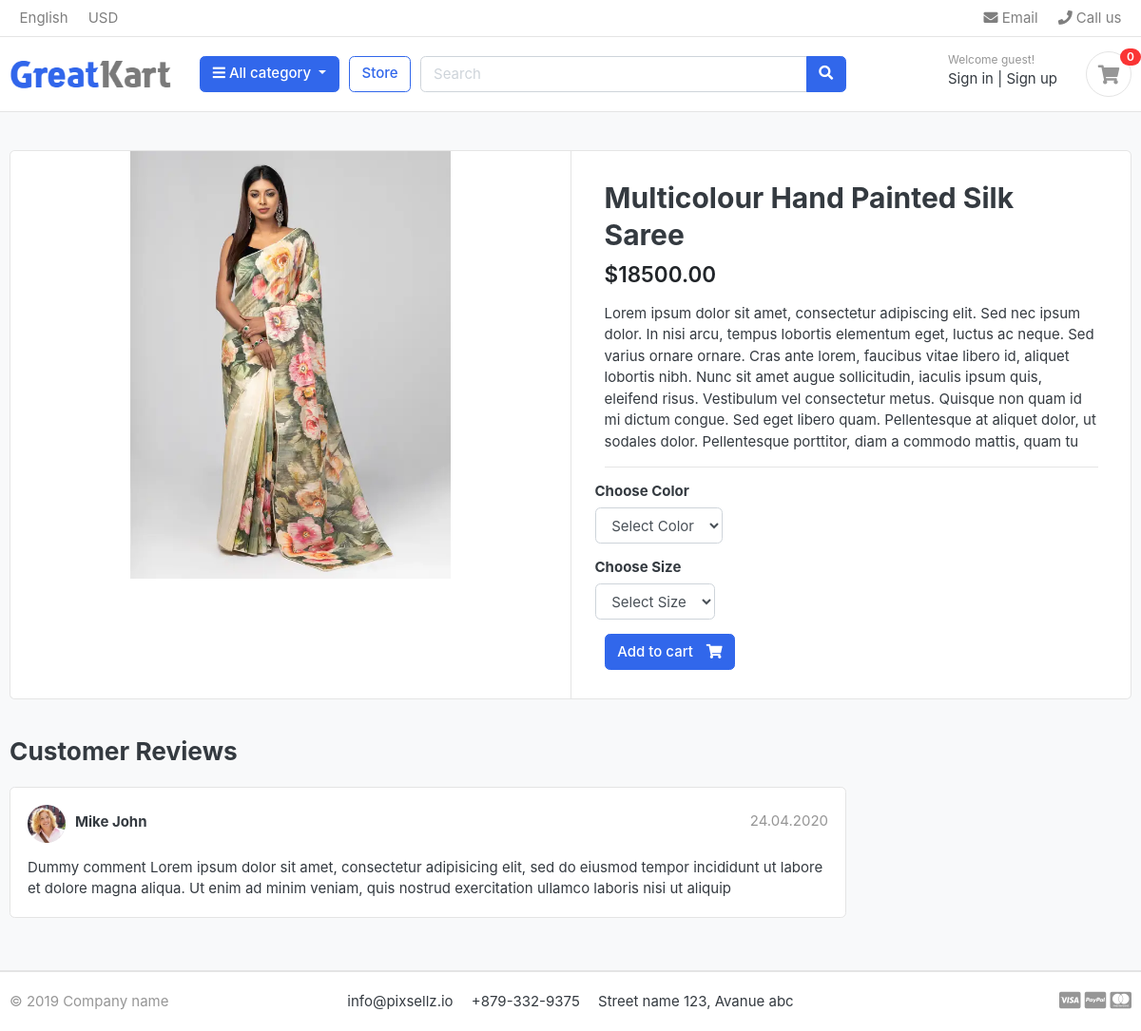
The page /store/category/saree/multicolour-hand-painted-silk-saree/ on the database its author committed.
### store/models.py (models this page shows, shortened)
class Product(models.Model):
    product_name = models.CharField(max_length=200, unique=True)
    slug = models.SlugField(max_length=200, unique=True)
    description = models.TextField(max_length=500, blank=True)
    price = models.DecimalField(max_digits=10, decimal_places=2)
    images = models.ImageField(upload_to='photos/products')
    stock = models.IntegerField()
    is_available = models.BooleanField(default=True)
    category = models.ForeignKey(Category, on_delete=models.CASCADE)
    created_date = models.DateTimeField(auto_now_add=True)
    modified_date = models.DateTimeField(auto_now=True)

### store/views.py (the view)
# urls.py: path('category/<slug:category_slug>/<slug:product_slug>/', views.product_detail, name='product_detail'),
def product_detail(request, category_slug, product_slug):
    try:
        single_product = Product.objects.get(category__slug=category_slug, slug=product_slug)
        in_cart = CartItem.objects.filter(cart__cart_id=_cart_id(request), product=single_product).exists()
    except Exception as e:
        raise e
    context = {
        'single_product': single_product,
        "in_cart": in_cart,
    }
    return render(request, 'store/product_detail.html', context)

### carts/context_processors.py (called while the page is built)
def counter(request):
    cart_count = 0
    if 'admin' in request.path:
        return {}
    else:
        try:
            cart = Cart.objects.filter(cart_id=_cart_id(request))
            cart_items = CartItem.objects.all().filter(cart=cart[:1])
            for item in cart_items:
                cart_count += item.quantity
        except Cart.DoesNotExist:
            cart_count = 0
    return dict(cart_count=cart_count)

### carts/views.py (called while the page is built)
def _cart_id(request):
    cart = request.session.session_key
    if not cart:
        cart = request.session.create()
    return cart

### category/context_processors.py (called while the page is built)
def menu_links(request):
    links = Category.objects.all()
    return dict(links=links)

### category/models.py (called while the page is built)
    def get_url(self):
        return reverse('products_by_category', args=[self.slug])

### store/models.py (called while the page is built)
    def colors(self):
        return super(VariationManager, self).filter(variation_category='color', is_active=True)

    def sizes(self):
        return super(VariationManager, self).filter(variation_category='size', is_active=True)

### templates/store/product_detail.html (shortened to what this page needs)
{% extends 'base.html' %}
{% block content %} {% load static %}
<section class="section-content padding-y bg">
	<div class="container">
		<div class="card">
			<div class="row no-gutters">
				<aside class="col-md-6">
					<article class="gallery-wrap">
						<div class="img-big-wrap">
							<a href="#"
								><img
									src="{{single_product.images.url}}"
									alt="{{single_product.product_name}}"
							/></a>
						</div>
					</article>
				</aside>
				<main class="col-md-6 border-left">
					<form
						action="{% url 'add_to_cart' single_product.id %}"
						method="POST">
						<article class="content-body">
							<h2 class="title">{{single_product.product_name}}</h2>
							<div class="mb-3">
								<var class="price h4">${{single_product.price}}</var>
							</div>
							<p>{{single_product.description}}</p>
							<hr />
							<div class="row">
								<div class="item-option-select">
									<h6>Choose Color</h6>
									<select
										name="color"
										class="form-control">
										<option
											value=""
											disabled
											selected>
											Select Color
										</option>
									</select>
								</div>
							</div>
							<div class="row">
								<div class="item-option-select">
									<h6>Choose Size</h6>
									<select
										name="size"
										class="form-control">
										<option
											value=""
											disabled
											selected>
											Select Size
										</option>
									</select>
								</div>
							</div>
							{% if single_product.stock <= 0 %}
							<p class="text-danger font-weight-bold">Out of Stock</p>
							{% else %}
							<button
								type="submit"
								class="btn btn-primary">
								<span class="text">Add to cart</span>
								<i class="fas fa-shopping-cart"></i>
							</button>
							{% endif %}
						</article>
					</form>
				</main>
			</div>
		</div>
		<br />
		<div class="row">
			<div class="col-md-9">
				<header class="section-heading">
					<h3>Customer Reviews</h3>
				</header>
				<article class="box mb-3">
					<div class="icontext w-100">
						<img
							src="{% static 'images/avatars/avatar1.jpg' %}"
							class="img-xs icon rounded-circle" />
						<div class="text">
							<span class="date text-muted float-md-right"
								>24.04.2020
							</span>
							<h6 class="mb-1">Mike John</h6>
						</div>
					</div>
					<div class="mt-3">
						<p>
							Dummy comment Lorem ipsum dolor sit amet, consectetur
							adipisicing elit, sed do eiusmod tempor incididunt ut
							labore et dolore magna aliqua. Ut enim ad minim veniam,
							quis nostrud exercitation ullamco laboris nisi ut aliquip
						</p>
					</div>
				</article>
			</div>
		</div>
	</div>
</section>
{% endblock %}

### static/css/ui.css (style rules this page uses)
html { font-family: "Inter", sans-serif; font-size: 15px; }
.content-body { flex: 1 1 auto; padding: 2rem 2.3rem; }
.img-xs, .img-sm, .img-md, .img-lg { -o-object-fit: cover; object-fit: cover; flex-shrink: 0; flex-grow: 0; }
.img-xs { width: 40px; height: 40px; }
.padding-y { padding-top: 40px; padding-bottom: 40px; }
var { font-style: normal; }
article:after, .form-group:after { display: block; clear: both; content: ""; }
.bg { background-color: #f8f9fa; }
.section-heading { margin-bottom: 20px; margin-top: 15px; }
p:last-child { margin-bottom: 0; }
.btn .text + i { margin-left: 10px; }
.icontext { display: inline-flex; align-items: center; vertical-align: middle; }
.icontext .text { width: 100%; line-height: 1.2; }
.icontext .icon { position: relative; margin-right: 10px; flex-shrink: 0; flex-grow: 0; }
.price { font-weight: 600; color: #212529; }
.box { padding: 18px; background: #fff; border-radius: 0.37rem; border: 1px solid #e4e4e4; }
.box img { max-width: 100%; }
.gallery-wrap .img-big-wrap { margin-bottom: 10px; border-radius: 0.37rem; overflow: hidden; background-color: #fff; }
.gallery-wrap .img-big-wrap a { text-align: center; display: block; }
.gallery-wrap .img-big-wrap img { height: 450px; width: auto; display: inline-block; }
.item-option-select { margin-bottom: 1rem; display: inline-block; margin-right: 15px; }

### rows shown on the page
Product: images (picture), product_name "Multicolour Hand Painted Silk Saree", price "18500.00", description "Lorem ipsum dolor sit amet, consectetur adipiscing elit. Sed nec ipsum dolor. In nisi arcu, tempus lobortis elementum eget, luctus ac neque. Sed varius ornare ornare. Cras ante lorem, faucibus vitae libero id, aliquet lobortis nibh. Nunc sit amet augue sollicitudin, iaculis ipsum quis, eleifend risus. Vestibulum vel consectetur metus. Quisque non quam id mi dictum congue. Sed eget libero quam. Pellentesque at aliquet dolor, ut sodales dolor. Pellentesque porttitor, diam a commodo mattis, quam tu"

### other values the page prints
{{ cart_count }} "0"
